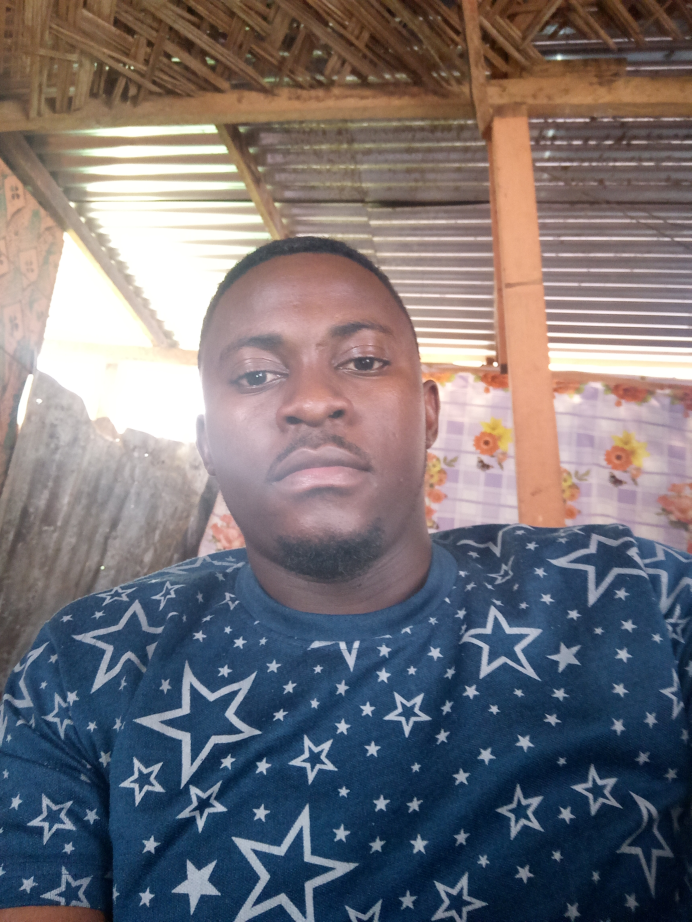
#> input picture eyong.jpg, 3456 x 4608 px (shown at 1/5 size)
$ jupyter execute --allow-errors Image_captioning_test.ipynb   (older library calls are emulated)
#> lines starting #> are read from the running program, lines starting #| are printed output that depends on the picture
# How to Wrap Text on Image using Python
We will be using the extension library `pillow` to draw text on an image. We shall use the following classes from pillow:
- Image : to create an image object for our text
- ImageDraw: to create a drawing context
- ImageFont: font of the text we will be drawing on the image

[cell 1]
from PIL import Image, ImageDraw, ImageFont, ImageFilter
from random import randint

[cell 2]
#create image object from the input image path
try:
    image = Image.open('./eyong.jpg')
#> image is the input picture: PIL image 3456x4608 RGB; mean R, G, B 117.7, 112.9, 117.4


except IOError as e:
    print(e)

### Resize Image base on a given width (500)

[cell 3]
# Resize the image
width = 500
img_w = image.size[0]
#> img_w = 3456
img_h = image.size[1]
#> img_h = 4608
wpercent = (width/float(img_w))
#> wpercent = 0.145
hsize = int((float(img_h)*float(wpercent)))
#> hsize = 666
rmg = image.resize((width,hsize), Image.ANTIALIAS)
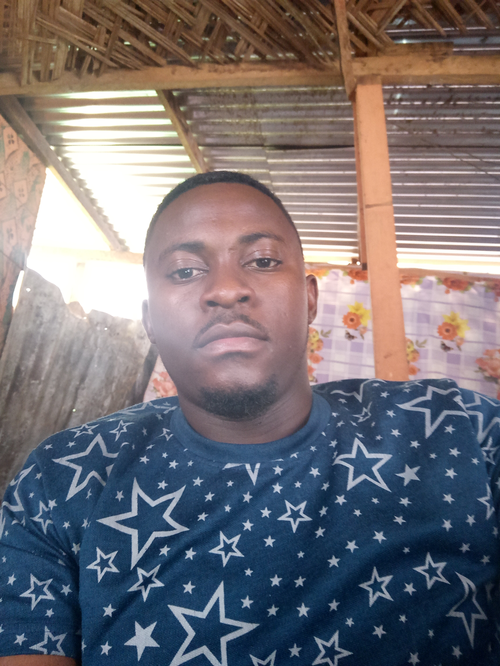
#> rmg: PIL image 500x666 RGB; mean R, G, B 117.7, 112.9, 117.4
rmg.size
#> Out = (500, 666)

### Calculate x limits and generate randome x-axis point

[cell 4]
# Set x boundry
# Take 8% to the left for min and 50% to the left for max
x_min = (rmg.size[0] * 8) // 100
#> x_min = 40
x_max = (rmg.size[0] * 50) // 100
#> x_max = 250
print(x_min, x_max)
#| 40 250

[cell 5]
# Generate the random positioning
ran_x = randint(x_min, x_max)
#> ran_x = 138
print(ran_x)
#| 138

[cell 6]
# Create font object with the font file and specify desired size
# Font style is `arial` and font size is 20
font_path = 'font/arialbd.ttf'
font = ImageFont.truetype(font=font_path, size=20)

## Spliting text to multiple line captioning
- If text is shorter than the maximum width, then it can fit in one line. Return without splitting
- Split the text using spaces to get each words
- Create short texts by appending words while the width is smaller than the maximum width.

### Split text and find line height
Since we have the randomly generated x-axis, we can split the text to obtain the right amount of lines

[cell 7]
def text_wrap(text, font, max_width):
#> called with max_width = 362
    lines = []

    # If the text width is smaller than the image width, then no need to split
    # just add it to the line list and return
    if font.getsize(text)[0]  <= max_width:
        lines.append(text)
    else:
        #split the line by spaces to get words
        words = text.split(' ')
        i = 0
        # append every word to a line while its width is shorter than the image width
        while i < len(words):
            line = ''
            while i < len(words) and font.getsize(line + words[i])[0] <= max_width:
                line = line + words[i]+ " "
                i += 1
            if not line:
                line = words[i]
                i += 1
            lines.append(line)
    return lines

[cell 8]
def draw_text(text):
    # open the background file
    img = Image.open('./xander_1.jpg')

    # size() returns a tuple of (width, height)
    image_size = img.size

    # create the ImageFont instance
    font_file_path = 'font/arialbd.ttf'
    font = ImageFont.truetype(font_file_path, size=50, encoding="unic")

    # get shorter lines
    lines = text_wrap(text, font, image_size[0])
    print(lines) # ['This could be a single line text ', 'but its too long to fit in one. ']

Testing our `text_wrap` function to see how well it splits long text

Base on the font, text length and image width, we could split the text into 4 lines

#> (a cell that did not finish here is left out)

[cell 10]
# Caption

text = "This could be a single line text but its too long to fit in one."
lines = text_wrap(text, font, rmg.size[0]-ran_x)
#> lines = 2 items
line_height = font.getsize('hg')[1]

### Calculate the Y limit and generate the y-axis point

[cell 11]
y_min = (rmg.size[1] * 4) // 100   # 4% from the top
#> y_min = 26
y_max = (rmg.size[1] * 90) //100   # 90% to the bottom
#> y_max = 599
y_max -= (len(lines)*line_height)  # Adjust base on lines and height
#> y_max = 553
ran_y = randint(y_min, y_max)      # Generate random point
#> ran_y = 456

### Apply filter to the image
We can add a filter to make the image smooth before drawing text on it

[cell 12]
rmg = rmg.filter(ImageFilter.SMOOTH_MORE)

### Draw text on image
Now that we have the radomly generated x and y-axis positions, we have the number of line of text, we have the line height, we can then draw on image

[cell 13]
#Create draw object
draw = ImageDraw.Draw(rmg)

[cell 14]
color = 'rgb(255,0,0)'  # Red color
x = ran_x
#> x = 138
y = y_max
#> y = 553

for line in lines:
    draw.text((x,y), line, fill=color, font=font)

    y = y + line_height
#> this loop made 2 passes
#> y on pass 1: 576
#> (line, y) on pass 2: ('too long to fit in one. ', 599)
#> after the loop, y = 599

author = "- Eyong Kevin"
y += 5                        # Add some line space
#> y = 604
x += 20                       # Indent a bit to the right
#> x = 158
draw.text((x,y), author, fill=color, font=font)
rmg.show()
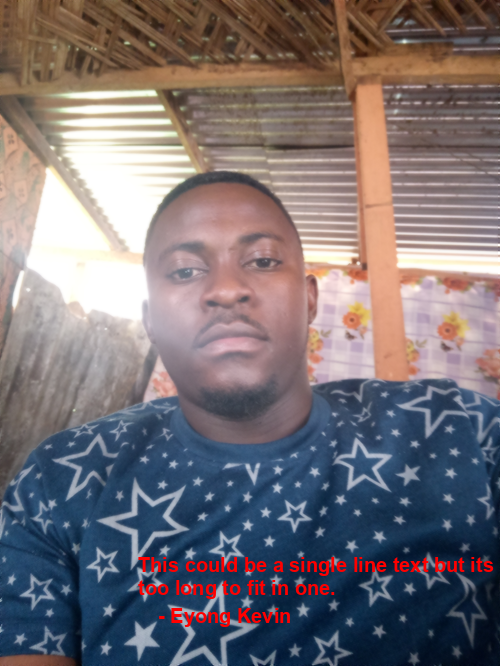
#> shown: PIL image 500x666 RGB; mean R, G, B 120.1, 112.2, 116.4
